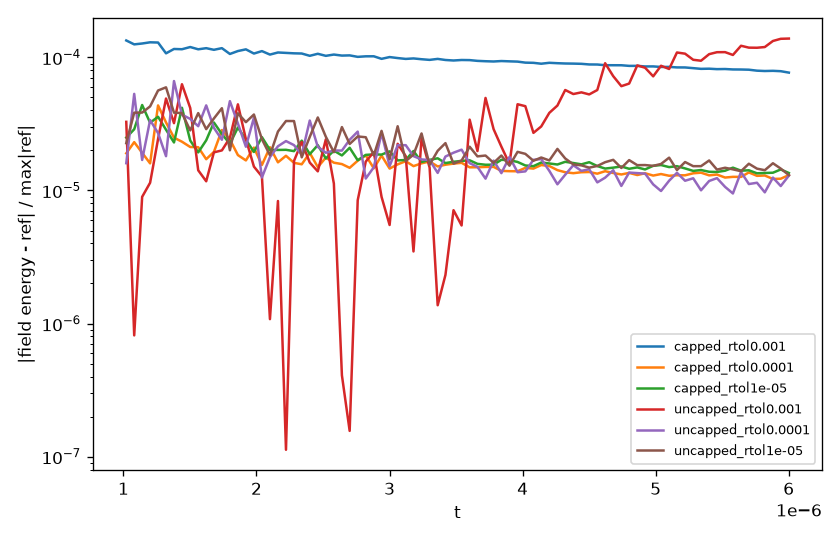

Python code for this plot:
"""Adaptive ExtSTS tolerance sweep on rt_gk_sheath_2x2v_p1, with and without the CFL caps.

Usage: python tolerance_sweep.py [--rtols 1e-3 1e-4 1e-5] [--cases capped uncapped] [--jobs N]

Cases (the "capped" case is the input file as is; "uncapped" loosens both explicit CFL
limits, which in this test are set by the omega_H mode rather than the advection CFL):
  capped:   cfl_frac = 1,  cfl_frac_omegaH = 1 (default)
  uncapped: cfl_frac = 10, cfl_frac_omegaH = 17
For each case and relative tolerance the adaptive ExtSTS (RKL inner) run is built and run in
scratch with print_arkode_stats on, and compared with ref/ (native SSP-RK3): steps, step
attempts, error-test failures, wall time, and the max relative difference of the integrated
diagnostics for t > 1e-6. The table is printed and written to tolerance_sweep.md, and the
field-energy error curves to tolerance_sweep.png.

Daniel R. Reynolds
Math & Stat @ UMBC
"""
import argparse
import os
import shutil
import subprocess
import sys
import tempfile
from concurrent.futures import ThreadPoolExecutor

import matplotlib
matplotlib.use("Agg")
import matplotlib.pyplot as plt

from gk_series import (SERIES, compare_with_ref, compile_input, edit_input, load_series,
                       parse_log, rel_diff)

HERE = os.path.dirname(os.path.abspath(__file__))
INPUT = "rt_gk_sheath_2x2v_p1"
REF = os.path.join(HERE, "ref")
M = "GKYL_SUNDIALS_METHOD_"
CASES = {
    "capped": [],
    "uncapped": [(r"^  double cfl_frac = 1\.0;", "  double cfl_frac = 10.0;"),
                 (r"^//    \.cfl_frac_omegaH = 1e10,", "    .cfl_frac_omegaH = 17.0,")],
}


def run_one(case, rtol, workroot):
    name = f"{case}_rtol{rtol:g}"
    rundir = os.path.join(workroot, name)
    os.makedirs(rundir)
    edits = CASES[case] + [
        (r"^( *)\.rk_method = .*$", r"\1.rk_method = " + M + "MRI_EXTSTS | " + M + "LSRK_RKL_2,"
         + r" .print_arkode_stats = true,"),
        (r"\.relative_tolerance = [^,]*,", f".relative_tolerance = {rtol:g},"),
    ]
    edit_input(os.path.join(HERE, INPUT + ".c"), edits, os.path.join(rundir, INPUT + ".c"))
    build = compile_input(HERE, rundir, INPUT)
    if build.returncode != 0:
        print(f"[{name}] build failed:\n{build.stderr}")
        return name, None
    log = os.path.join(rundir, "run.log")
    with open(log, "w") as f:
        run = subprocess.run([f"./{INPUT}"], cwd=rundir, stdout=f, stderr=subprocess.STDOUT)
    if run.returncode != 0:
        print(f"[{name}] run failed, see {log}")
        return name, None
    steps, wall, stats = parse_log(log)
    diffs = compare_with_ref(rundir, INPUT, REF)
    t_run, e_run = load_series(os.path.join(rundir, f"{INPUT}-field_energy.gkyl"))
    t_ref, e_ref = load_series(os.path.join(REF, "gk_sheath_2x2v_p1-field_energy.gkyl"))
    _, t_curve, curve = rel_diff(t_run, e_run, t_ref, e_ref)
    print(f"[{name}] {steps} steps, {wall} s, stats {stats}")
    return name, dict(case=case, rtol=rtol, steps=steps, wall=wall, stats=stats,
                      diffs=diffs, curve=(t_curve, curve))


def main():
    ap = argparse.ArgumentParser(description=__doc__, formatter_class=argparse.RawDescriptionHelpFormatter)
    ap.add_argument("--rtols", nargs="+", type=float, default=[1e-3, 1e-4, 1e-5])
    ap.add_argument("--cases", nargs="+", default=list(CASES), choices=list(CASES))
    ap.add_argument("--jobs", type=int, default=8)
    args = ap.parse_args()
    if not os.path.isdir(REF):
        sys.exit("ref/ is missing; run makeref.sh first")

    jobs = [(c, r) for c in args.cases for r in args.rtols]
    workroot = tempfile.mkdtemp(prefix="gk_tolsweep.")
    try:
        with ThreadPoolExecutor(max_workers=args.jobs) as pool:
            results = list(pool.map(lambda j: run_one(j[0], j[1], workroot), jobs))
    finally:
        shutil.rmtree(workroot, ignore_errors=True)

    short = {"field_energy": "field E", "elc_integrated_moms": "elc moms", "ion_integrated_moms": "ion moms",
             "elc_bflux_ylower_integrated_HamiltonianMoments": "elc bflux", "ion_bflux_ylower_integrated_HamiltonianMoments": "ion bflux"}
    header = ("| case | rtol | steps | attempts | err fails | stab. lim. | acc. lim. | wall (s) | "
              + " | ".join(short[s] for s in SERIES) + " |")
    lines = [header, "|" + "---|" * (8 + len(SERIES))]
    fig, ax = plt.subplots(figsize=(7, 4.5))
    for name, r in results:
        if r is None:
            lines.append(f"| {name} | failed |")
            continue
        st = r["stats"]
        lines.append(f"| {r['case']} | {r['rtol']:g} | {r['steps']} | {st.get('Step attempts', '?')} | "
                     f"{st.get('Error test fails', '?')} | {st.get('Stability limited steps', '?')} | "
                     f"{st.get('Accuracy limited steps', '?')} | {r['wall']:.1f} | "
                     + " | ".join(f"{r['diffs'][s]:.1e}" for s in SERIES) + " |")
        ax.plot(*r["curve"], label=name)
    ax.set_yscale("log"); ax.set_xlabel("t"); ax.set_ylabel("|field energy - ref| / max|ref|"); ax.legend(fontsize=8)
    fig.tight_layout(); fig.savefig(os.path.join(HERE, "tolerance_sweep.png"), dpi=120)

    fork_commit = subprocess.run(["git", "-C", os.path.join(HERE, "..", "..", "deps", "gkeyll-extsts"),
                                  "rev-parse", "--short", "HEAD"], capture_output=True, text=True).stdout.strip()
    table = "\n".join(lines)
    print("\n" + table)
    with open(os.path.join(HERE, "tolerance_sweep.md"), "w") as f:
        f.write(f"# Adaptive ExtSTS tolerance sweep, `rt_gk_sheath_2x2v_p1`\n\n"
                f"Made by `tolerance_sweep.py` on {subprocess.run(['date', '-I'], capture_output=True, text=True).stdout.strip()} "
                f"on {os.uname().nodename}, fork commit `{fork_commit}`. ExtSTS = MRI GKC21 outer + RKL inner, "
                f"Soderlind controller; reference = native SSP-RK3 (`ref/`). Differences are max relative "
                f"differences of the integrated diagnostics for t > 1e-6.\n\n"
                f"Cases: capped = input file as is (cfl_frac = 1); uncapped = cfl_frac = 10, cfl_frac_omegaH = 17.\n\n"
                + table + "\n\n![field energy error](tolerance_sweep.png)\n")


if __name__ == "__main__":
    main()
